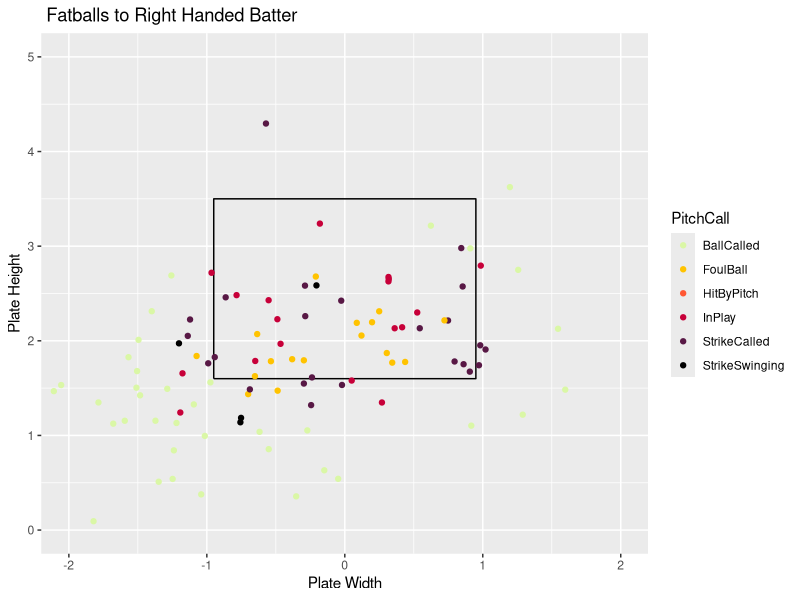
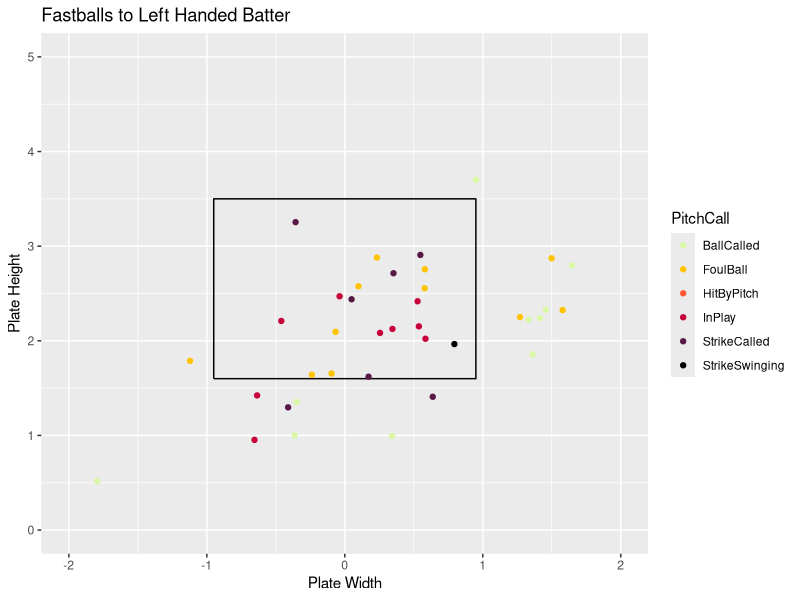

Source code (R) for these figures, in order:
## ---- chunk 1
knitr::opts_chunk$set(fig.align = "center", fig.width = 4, fig.height = 4, comment = NA, message = FALSE, warning = FALSE, echo = FALSE)
library(readr)
library(dplyr)
library(ggplot2)
library(tidyverse)
Master <- read_csv("Master.csv")
Pitcher <- Master %>%
  filter(Pitcher == "Boone, Brandon")
x <- c(-.95,.95,.95,-.95,-.95)
z <- c(1.6,1.6,3.5,3.5,1.6)
sz <- data_frame(x, z)
## ---- chunk 2
FastballsThrownR <- Pitcher %>%
  filter(TaggedPitchType == "Fastball" & BatterSide == "Right" & RelSpeed)
ggplot() +
  geom_path(data = sz, aes(x = x, y = z)) +
  coord_equal() +
  xlab("Plate Width") +
  ylab("Plate Height") +
  ggtitle(" Fatballs to Right Handed Batter") +
  geom_point(data = FastballsThrownR,aes(x = PlateLocSide, y = PlateLocHeight, color = PitchCall)) +
  coord_cartesian(xlim = c(-2, 2), ylim = c(0, 5)) +
  scale_color_discrete(limits = c("StrikeSwinging" ,"StrikeCalled", "BallCalled", "HitByPitch", "InPlay", "FoulBall", "Undefined")) +
  scale_color_manual(values = c("#DAF7A6","#FFC300", "#FF5733", "#C70039", "#581845", "#000000", "#009E73"))
## ---- chunk 3
FastballsThrownL <- Pitcher %>%
  filter(TaggedPitchType == "Fastball" & BatterSide == "Left")
ggplot() +
  geom_path(data = sz, aes(x = x, y = z)) +
  coord_equal() +
  xlab("Plate Width") +
  ylab("Plate Height") +
  ggtitle("Fastballs to Left Handed Batter") +
  geom_point(data = FastballsThrownL,aes(x = PlateLocSide, y = PlateLocHeight, color = PitchCall)) +
  coord_cartesian(xlim = c(-2, 2), ylim = c(0, 5)) +
  scale_color_discrete(limits = c("StrikeSwinging" ,"StrikeCalled", "BallCalled", "HitByPitch", "InPlay", "FoulBall", "Undefined")) +
  scale_color_manual(values = c("#DAF7A6","#FFC300", "#FF5733", "#C70039", "#581845", "#000000", "#009E73"))
